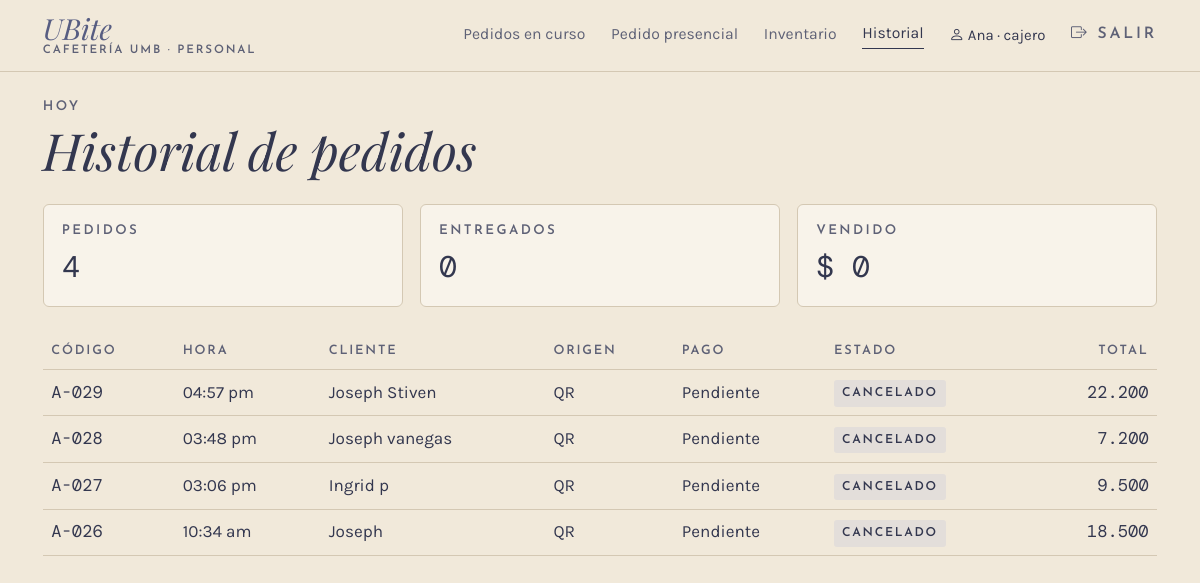
The page /caja/historial (signed in) on the database its author committed.
### app/models.py (models this page shows, shortened)
class Usuario(UserMixin, db.Model):
    __tablename__ = "usuario"
    __table_args__ = (
        db.CheckConstraint("rol IN ('cajero', 'administrador')", name="ck_usuario_rol"),
    )
    id_usuario = db.Column(db.Integer, primary_key=True, autoincrement=True)
    nombre = db.Column(db.Text, nullable=False)
    rol = db.Column(db.Text, nullable=False)
    username = db.Column(db.Text, nullable=False, unique=True)
    password_hash = db.Column(db.Text, nullable=False)
    activo = db.Column(db.Boolean, nullable=False, default=True)
    @property
    def is_active(self):
        return bool(self.activo)

class Pedido(db.Model):
    __tablename__ = "pedido"
    __table_args__ = (
        db.CheckConstraint("origen IN ('qr', 'presencial')", name="ck_pedido_origen"),
        db.CheckConstraint(
            "estado IN ('en_cola', 'en_preparacion', 'listo', 'entregado', 'cancelado')",
            name="ck_pedido_estado"),
        db.CheckConstraint("total >= 0", name="ck_pedido_total"),
    )
    TRANSICIONES = {
        "en_cola": {"en_preparacion", "listo", "cancelado"},
        "en_preparacion": {"listo", "cancelado"},
        "listo": {"entregado", "cancelado"},
        "entregado": set(),
        "cancelado": set(),
    }
    id_pedido = db.Column(db.Integer, primary_key=True, autoincrement=True)
    codigo = db.Column(db.Text, nullable=False, unique=True)
    id_cliente = db.Column(db.Integer, db.ForeignKey("cliente.id_cliente"), nullable=False)
    id_usuario = db.Column(db.Integer, db.ForeignKey("usuario.id_usuario"))
    fecha_hora = db.Column(db.DateTime, nullable=False, default=ahora)
    origen = db.Column(db.Text, nullable=False)
    estado = db.Column(db.Text, nullable=False, default="en_cola")
    total = db.Column(db.Float, nullable=False, default=0)
    cliente = db.relationship("Cliente", back_populates="pedidos")
    usuario = db.relationship("Usuario")
    detalles = db.relationship("DetallePedido", back_populates="pedido", lazy=True,
                               cascade="all, delete-orphan")
    pagos = db.relationship("Pago", back_populates="pedido", lazy=True)
    transacciones = db.relationship("Transaccion", back_populates="pedido", lazy=True)
    notificaciones = db.relationship("Notificacion", back_populates="pedido", lazy=True)

class Cliente(db.Model):
    __tablename__ = "cliente"
    id_cliente = db.Column(db.Integer, primary_key=True, autoincrement=True)
    nombre = db.Column(db.Text, nullable=False)
    telefono = db.Column(db.Text, nullable=False)
    fecha_registro = db.Column(db.DateTime, nullable=False, default=ahora)
    suscripcion_push = db.Column(db.Text)
    pedidos = db.relationship("Pedido", back_populates="cliente", lazy=True)

### app/routes/caja.py (the view)
@bp.route("/historial")
@rol_requerido(*PERSONAL)
def historial():
    pedidos = servicios.pedidos_del_dia()
    entregados = [p for p in pedidos if p.estado == "entregado"]
    return render_template("caja/historial.html", pedidos=pedidos,
                           vendido=sum(p.total for p in entregados), entregados=len(entregados))

### app/__init__.py (called while the page is built)
def pesos(valor):
    return f"{valor:,.0f}".replace(",", ".")

@login_manager.user_loader
def cargar_usuario(id_usuario):
    from .models import Usuario
    u = db.session.get(Usuario, int(id_usuario))
    return u if u is not None and u.activo else None

### app/database.py (called while the page is built)
@event.listens_for(Engine, "begin")
def _iniciar(conexion):
    conexion.exec_driver_sql("BEGIN IMMEDIATE" if _escritura.get() else "BEGIN")

### app/models.py (called while the page is built)
def ahora():
    return datetime.now().replace(microsecond=0)

### app/routes/__init__.py (called while the page is built)
def rol_requerido(*roles):
    def decorador(vista):
        @wraps(vista)
        @login_required
        def envoltura(*args, **kwargs):
            if current_user.rol not in roles:
                abort(403)
            return vista(*args, **kwargs)
        return envoltura
    return decorador

def datos_menu():
    if not current_user.is_authenticated:
        return {}
    from flask import request
    admin = current_user.rol == "administrador"
    seccion = request.endpoint
    if seccion and seccion.startswith("inventario."):
        seccion = "inventario.lista"
    elif seccion in ("admin.usuario", "admin.nuevo_usuario", "admin.editar_usuario", "admin.eliminar_usuario"):
        seccion = "admin.usuarios"
    return {"es_admin": admin, "seccion": seccion,
            "menu_personal": MENU_ADMIN if admin else MENU_CAJERO,
            "menu_inferior": INFERIOR_ADMIN if admin else INFERIOR_CAJERO}

### app/routes/cliente.py (called while the page is built)
@bp.app_context_processor
def datos_carrito():
    carrito = session.get("carrito", {})
    return {"unidades_carrito": sum(carrito.values())}

### app/servicios.py (called while the page is built)
def pedidos_del_dia():
    hoy = ahora().date().isoformat()
    return (Pedido.query.filter(func.date(Pedido.fecha_hora) == hoy)
            .order_by(Pedido.fecha_hora.desc()).all())

### app/templates/caja/historial.html (shortened to what this page needs)
{% extends "caja/_base.html" %}
{% set titulo_barra = "Historial" %}
{% block panel %}
<p class="etiqueta mb-1">Hoy</p>
<h1 class="titulo display-5 mb-4 d-none d-lg-block">Historial de pedidos</h1>
<div class="row g-3 mb-4">
  <div class="col-sm-4"><div class="tarjeta"><p class="etiqueta mb-1">Pedidos</p><div class="mono fs-3">{{ pedidos|length }}</div></div></div>
  <div class="col-sm-4"><div class="tarjeta"><p class="etiqueta mb-1">Entregados</p><div class="mono fs-3">{{ entregados }}</div></div></div>
  <div class="col-sm-4"><div class="tarjeta"><p class="etiqueta mb-1">Vendido</p><div class="mono fs-3">$ {{ vendido|pesos }}</div></div></div>
</div>
<div class="table-responsive">
<table class="table tabla-ubite align-middle">
  <thead><tr><th>Código</th><th>Hora</th><th>Cliente</th><th>Origen</th><th>Pago</th><th>Estado</th><th class="text-end">Total</th></tr></thead>
  <tbody>
  {% for p in pedidos %}
  <tr>
    <td class="mono">{{ p.codigo }}</td>
    <td>{{ p.fecha_hora.strftime('%I:%M %p').lower() }}</td>
    <td>{{ p.cliente.nombre }}</td>
    <td>{{ "QR" if p.origen == "qr" else "Presencial" }}</td>
    <td>{% set pago = p.pagos|selectattr("estado", "equalto", "aprobado")|first %}{{ ("App" if pago.metodo == "app" else "Efectivo") if pago else "Pendiente" }}</td>
    <td><span class="chip">{{ ESTADOS[p.estado] }}</span></td>
    <td class="text-end mono">{{ p.total|pesos }}</td>
  </tr>
  {% else %}
  <tr><td colspan="7" class="suave">Todavía no hay pedidos hoy.</td></tr>
  {% endfor %}
  </tbody>
</table>
</div>
{% endblock %}

### app/templates/caja/_base.html (shortened to what this page needs)
{% extends "base.html" %}
{% block clase_main %}{{ 'con-lateral' if es_admin }} container-xl py-4 con-barra-inferior{% endblock %}
{% block encabezado %}
<header class="barra {{ 'd-lg-none' if es_admin }}">
  <div class="container-xl d-flex justify-content-between align-items-center">
    <a class="marca {% if titulo_barra %}d-none d-lg-inline-block{% endif %}" href="{{ url_for(menu_personal[0][0]) }}">
      <span class="nombre">UBite</span><span class="sub">Cafetería UMB · Personal</span>
    </a>
    {% if not es_admin %}
    <nav class="nav-personal d-none d-lg-flex gap-4 align-items-center">
      {% for ruta, texto, _ in menu_personal %}
      <a href="{{ url_for(ruta) }}" class="{{ 'activo' if seccion == ruta }}">{{ texto }}</a>
      {% endfor %}
      <span class="small"><i class="bi bi-person"></i> {{ current_user.nombre.split(' ')[0] }} · {{ current_user.rol }}</span>
      <a href="{{ url_for('auth.salir') }}" class="etiqueta"><i class="bi bi-box-arrow-right"></i> Salir</a>
    </nav>
    {% endif %}
  </div>
</header>
{% endblock %}
{% block contenido %}
{% block panel %}{% endblock %}
{% endblock %}

### app/static/css/ubite.css (style rules this page uses)
:root { --papel: #F1E9DA; --papel-claro: #F8F3EA; --lavado: #E3DEDA; --linea: #D4C8B3; --tinta: #575D82; --tinta-oscura: #33374F; --tinta-suave: #5E6176; --alerta: #8A3B2E; --f-titulo: "Playfair Display", Georgia, serif; --f-etiqueta: "Josefin Sans", Arial, sans-serif; --f-texto: "Karla", Arial, sans-serif; --f-mono: "DM Mono", "Courier New", monospace; --bs-body-bg: var(--papel); --bs-body-color: var(--tinta-oscura); --bs-body-font-family: var(--f-texto); --bs-border-color: var(--linea); --bs-link-color-rgb: 51, 55, 79; --bs-link-hover-color-rgb: 87, 93, 130; }
html { background: var(--papel); font-size: clamp(16px, 0.55vw + 10.5px, 20px); }
body { min-height: 100vh; background: var(--papel); color: var(--tinta-oscura); font-family: var(--f-texto); }
.titulo { font-family: var(--f-titulo); font-style: italic; font-weight: 400; color: var(--tinta-oscura); line-height: 1.1; }
.etiqueta { font-family: var(--f-etiqueta); font-weight: 600; font-size: .78rem; letter-spacing: .18em; text-transform: uppercase; color: var(--tinta-suave); }
.mono { font-family: var(--f-mono); }
.barra { border-bottom: 1px solid var(--linea); padding: 14px 0; background: var(--papel); }
.marca { text-decoration: none; display: inline-block; line-height: 1; }
.marca .nombre { font-family: var(--f-titulo); font-style: italic; font-size: 1.7rem; color: var(--tinta); }
.marca .sub { display: block; margin-top: 2px; font-family: var(--f-etiqueta); font-weight: 600; font-size: .68rem; letter-spacing: .16em; text-transform: uppercase; color: var(--tinta-suave); }
.nav-personal a { font-size: .92rem; color: var(--tinta-suave); text-decoration: none; padding-bottom: 2px; }
.nav-personal a.activo, .nav-personal a:hover { color: var(--tinta-oscura); border-bottom: 1px solid var(--tinta-oscura); }
.tarjeta { display: block; background: var(--papel-claro); border: 1px solid var(--linea); border-radius: 6px; padding: 16px 18px; }
.chip { display: inline-block; font-family: var(--f-etiqueta); font-weight: 600; font-size: .72rem; letter-spacing: .14em; text-transform: uppercase; background: var(--lavado); color: var(--tinta-oscura); padding: 4px 8px; border-radius: 3px; }
.tabla-ubite { --bs-table-bg: transparent; --bs-table-color: var(--tinta-oscura); }
.tabla-ubite th { font-family: var(--f-etiqueta); font-size: .75rem; letter-spacing: .14em; text-transform: uppercase; color: var(--tinta-suave); font-weight: 600; }
.chip { white-space: nowrap; }

### rows shown on the page
Usuario: nombre "Ana", rol "cajero"
Pedido: codigo "A-029", fecha_hora "04:57 pm", cliente.nombre "Joseph Stiven", origen "QR", metodo "Pendiente", estado "CANCELADO", total|pesos "22.200"
Pedido: codigo "A-028", fecha_hora "03:48 pm", cliente.nombre "Joseph vanegas", origen "QR", metodo "Pendiente", estado "CANCELADO", total|pesos "7.200"
Pedido: codigo "A-027", fecha_hora "03:06 pm", cliente.nombre "Ingrid p", origen "QR", metodo "Pendiente", estado "CANCELADO", total|pesos "9.500"
Pedido: codigo "A-026", fecha_hora "10:34 am", cliente.nombre "Joseph", origen "QR", metodo "Pendiente", estado "CANCELADO", total|pesos "18.500"

### other values the page prints
{{ texto }} "Pedidos en curso" "Pedido presencial" "Inventario" "Historial"
{{ pedidos|length }} "4"
{{ entregados }} "0"
{{ vendido|pesos }} "0"
